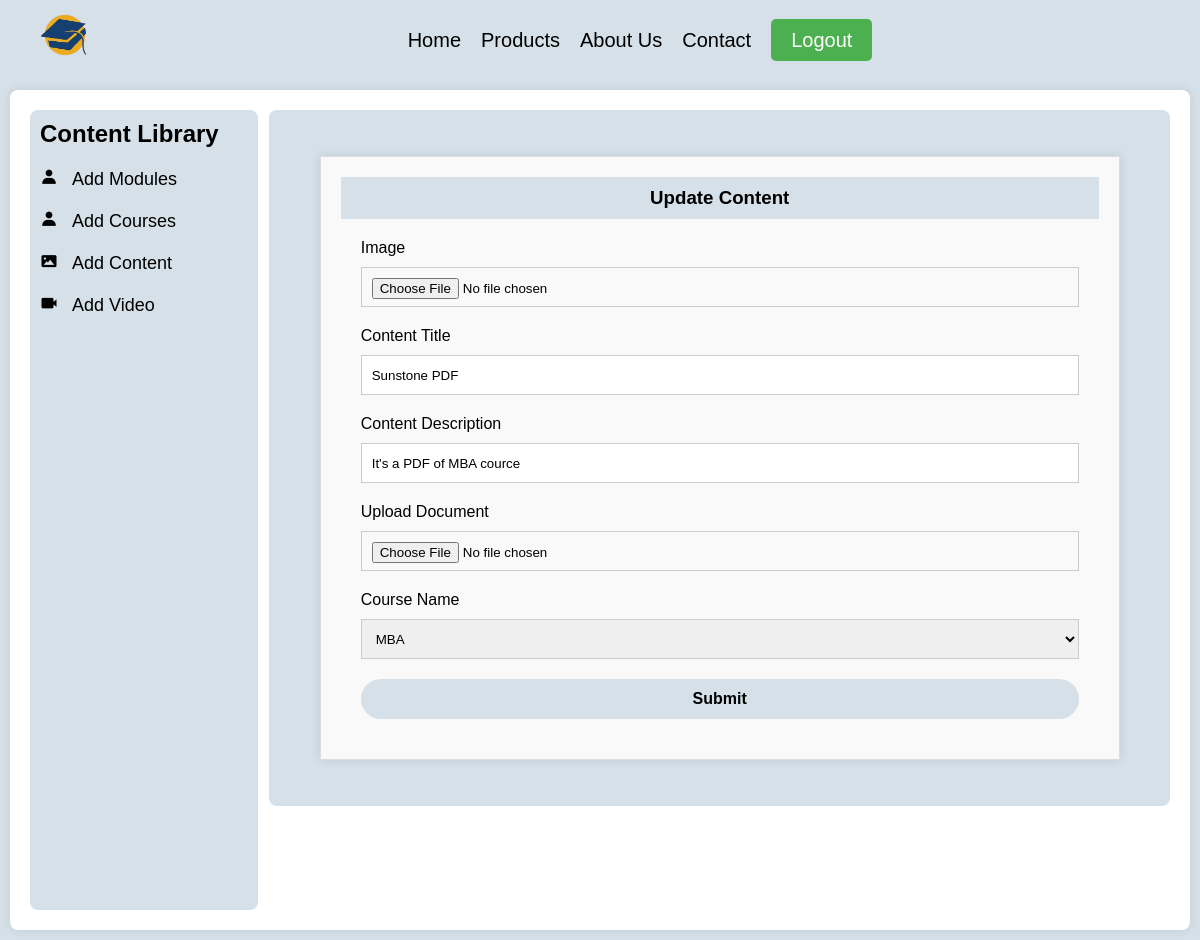
The page /contentupdate?id=3 on the database its author committed.
### model.py (models this page shows)
class Document(database.Model):
    id = database.Column(database.Integer, primary_key=True, autoincrement=True)
    title = database.Column(database.String(100), nullable=False)
    description = database.Column(database.Text, nullable=False)
    image_path = database.Column(database.String(200), nullable=False)
    document_path = database.Column(database.String(200), nullable=False)
    course_id = database.Column(database.Integer, database.ForeignKey('course.id'), nullable=False)
    course = database.relationship('Course', backref='contents')

class Course(database.Model):
    id = database.Column(database.Integer, primary_key= True, autoincrement=True)
    ctitle = database.Column(database.String(100), nullable= False)
    cdescription = database.Column(database.String(300), nullable= False)
    cdate = database.Column(database.DateTime, nullable=False)

### app.py (the view, shortened to what this page needs)
@app.route('/contentupdate', methods=['GET', 'POST'])
def contentupdate():
    content_id = request.args.get('id')
    reqcontent = Document.query.get(content_id)
    courses = Course.query.all()
    document = Document.query.all()
    return render_template('contentupdate.html', reqcontent=reqcontent, courses=courses, documents=document)

### templates/contentupdate.html (shortened to what this page needs)
{% extends "parent.html" %}
{% block main %}
<div class="col-8">
    <div class="contact-container">
        <div class="contact-header">
            <h3>Update Content</h3>
        </div>
        <form class="contact-form" action="/contentupdate?id={{ reqcontent.id }}" method="post" enctype="multipart/form-data">
            <label for="img">Image</label>
            <input type="file" id="img" name="img">
            <label for="ctitle">Content Title</label>
            <input type="text" id="ctitle" name="ctitle" value="{{ reqcontent.title }}">
            <label for="cldesc">Content Description</label>
            <input type="text" id="cldesc" name="cldesc" value="{{ reqcontent.description }}">
            <label for="docu">Upload Document</label>
            <input type="file" id="docu" name="docu">
            <label for="course">Course Name</label>
            <select name="course" id="course">
                {% for course in courses %}
                <option value="{{ course.id }}" {% if course.id == reqcontent.course_id %}selected{% endif %}>{{ course.ctitle }}</option>
                {% endfor %}
            </select>
            <button type="submit" name="submit">Submit</button>
        </form>
    </div>
</div>
{% endblock main %}

### static/css/style.css (style rules this page uses)
* { margin: 0; padding: 0; box-sizing: border-box; font-family: "Poppins", sans-serif; }
body { display: flex; flex-direction: column; min-height: 100vh; background: #d5e0e8; }
.col-8 { width: 79%; float: right; padding: 6px; border-radius: 8px; background-color: #d5e0e8; }
.contact-container { max-width: 800px; margin: 40px auto; padding: 20px; background-color: #f9f9f9; border: 1px solid #ddd; box-shadow: 0 0 10px rgba(0, 0, 0, 0.1); }
.contact-header { background-color: #d5e0e8; color: #000; padding: 10px; text-align: center; }
.contact-form { padding: 20px; }
.contact-form label { display: block; margin-bottom: 10px; }
.contact-form input[type="text"], .contact-form input[type="email"], .contact-form input[type="date" i], .contact-form input[type="file" i],select { width: 100%; height: 40px; margin-bottom: 20px; padding: 10px; border: 1px solid #ccc; }
.contact-form button[type="submit"] { width: 100%; height: 40px; background-color: #d5e0e8; color: #000; border-radius: 20px; border: none; padding: 10px; font-size: 16px; font-weight: bold; cursor: pointer; }

### rows shown on the page
Document: ctitle "Sunstone PDF", cldesc "It's a PDF of MBA cource", course "MBA"
